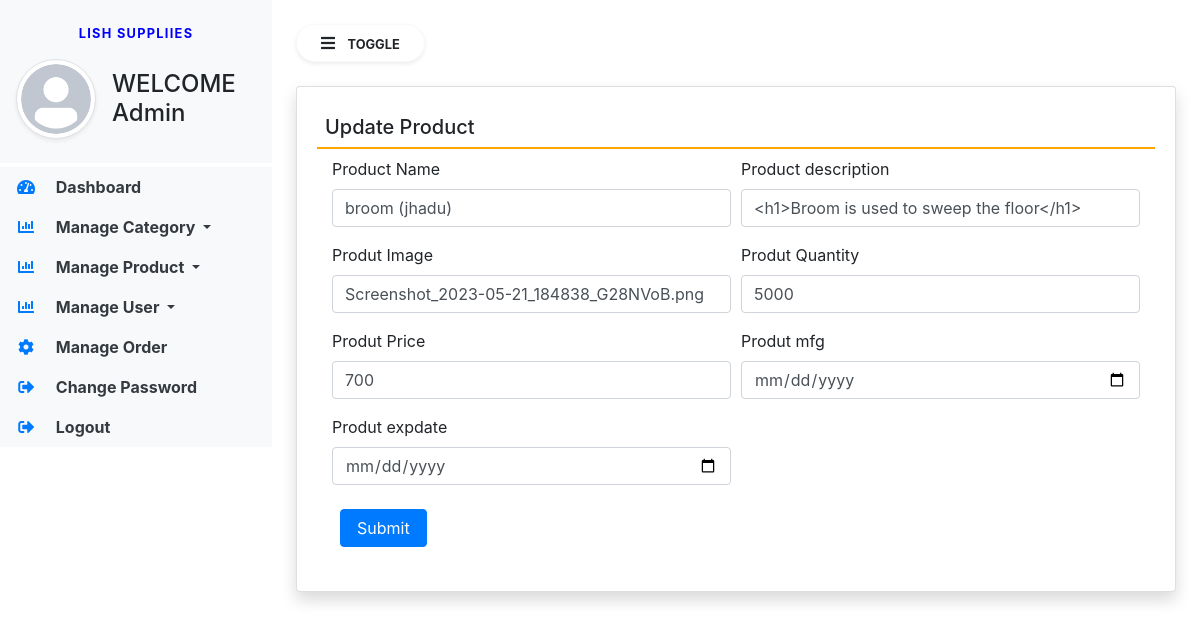
/epro/6/ (signed in), run on the app's committed database.
### lishapp/models.py (models this page shows, shortened)
class Product(models.Model):
    category = models.ForeignKey(category, on_delete=models.CASCADE, null=False, blank=False, default=False)
    name = models.CharField(max_length=200, null=False, blank=False,default=False)
    description = HTMLField()
    image = models.FileField(null=False, blank=False,default=False)
    quantity = models.PositiveIntegerField(null=True, blank=True)
    price =models.CharField(max_length=100, null=False, blank=False,default=False)
    mfgdate =models.DateTimeField(default=timezone.now)
    expdate = models.DateTimeField(null=True,blank=True)
    costperpro = models.CharField(max_length=100,null=True,blank=True,default=False)

### lishapp/views.py (the view)
# urls.py: path('epro/<int:pid>/',views.epro,name="dashboard-epro"),
def epro(request, pid):
    if not request.user.is_staff:
        return redirect('adminlog')
    product = Product.objects.get(id=pid)
    if request.method == "POST":
        name = request.POST['name']
        product.name = name
        product.save()
        msg = "product Updated"
        return redirect('dashboard-vproduct')
    return render(request, 'epro.html', locals())

### lishapp/templates/epro.html (shortened to what this page needs)
{% extends 'admin-base.html' %}
{% block main %}
<div class="card shadow">
    <div class="card-body">
        <h5 class="p-2" style="border-bottom: 2px solid orange;">Update Product</h5>
        <div class="container-fluid">
            <form action="" method="post" enctype="multipart/form-data">
                <div class="form-row">
                    <div class="col-sm-6">
                        <div class="form-group">
                            <label>Product Name</label>
                            <input type="text" name="name" class="form-control" value="{{product.name}}" placeholder="Product Name">
                        </div>
                    </div>
                    <div class="col-sm-6">
                        <div class="form-group">
                            <label>Product description</label>
                            <input type="text" name="name" class="form-control" value="{{product.description}}" placeholder="Category Name">
                        </div>
                    </div>
                </div>
                  <div class="form-row">
                    <div class="col-sm-6">
                        <div class="form-group">
                            <label>Produt Image</label>
                            <input type="text" name="name" class="form-control" value="{{product.image}}" placeholder="Product Name">
                        </div>
                    </div>
                         <div class="col-sm-6">
                        <div class="form-group">
                            <label>Produt Quantity</label>
                            <input type="number" name="name" class="form-control" value="{{product.quantity}}" placeholder="Product Name">
                        </div>
                    </div>
                    </div>
                    <div class="form-row">
                    <div class="col-sm-6">
                         <div class="form-group">
                            <label>Produt Price</label>
                            <input type="number" name="name" class="form-control" value="{{product.price}}" placeholder="Product Name">
                        </div>
                    </div>
                     <div class="col-sm-6">
                         <div class="form-group">
                            <label>Produt mfg</label>
                            <input type="date" name="name" class="form-control" value="{{roduct.mfgdate}}" placeholder="Product Name">
                        </div>
                    </div>
                    </div>
                     <div class="form-row">
                    <div class="col-sm-6">
                         <div class="form-group">
                            <label>Produt expdate</label>
                            <input type="date" name="name" class="form-control" value="{product.expdate}" placeholder="Product Name">
                        </div>
                    </div></div>
                <input type="submit" value="Submit" class="m-2 px-3 btn btn-primary">
            </form>
        </div>
    </div>
</div>
{% endblock %}

### data on the page
Product: name "broom (jhadu)", name "<h1>Broom is used to sweep the floor</h1>", name "Screenshot_2023-05-21_184838_G28NVoB.png", name "5000", name "700"
